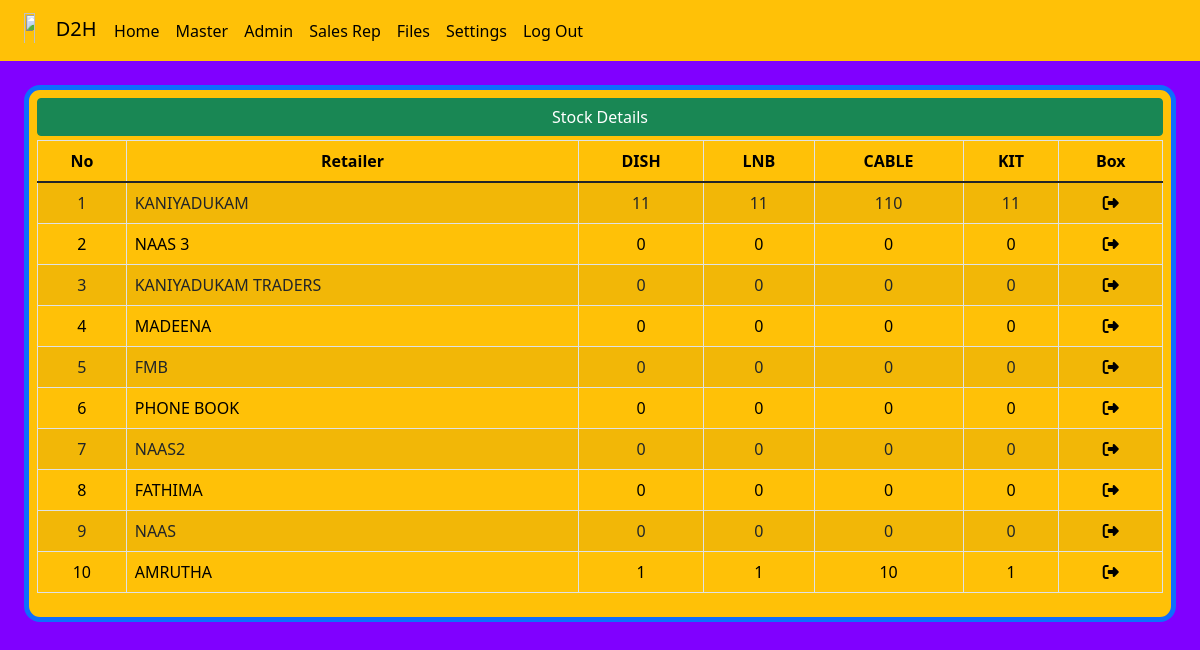
The app's page /stock_view, older data.
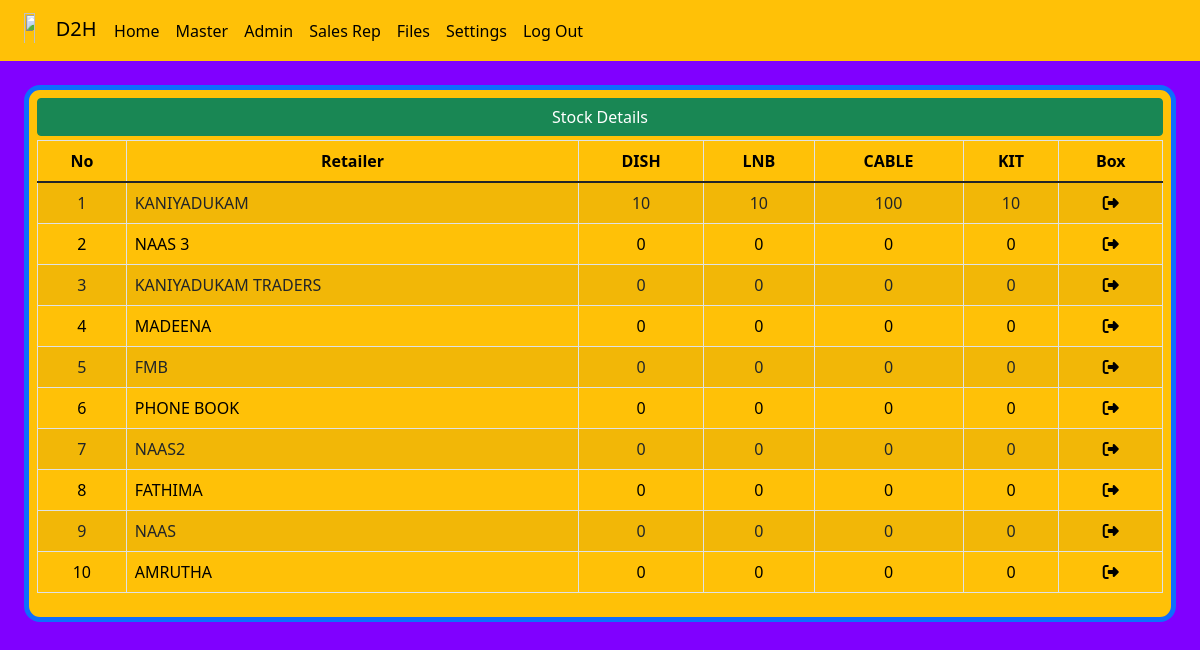
The same page, newer data.
### d2h_manager/models.py (models this page shows, shortened)
class product(models.Model):
    cable = models.PositiveIntegerField(default=0, null=True)
    lnb = models.PositiveIntegerField(default=0, null=True)
    dish = models.PositiveIntegerField(default=0, null=True)
    kit = models.PositiveIntegerField(default=0, null=True)

class to_ret_product(models.Model):
    retailer = models.ForeignKey(retailer_master, on_delete=models.CASCADE)
    cable2=models.PositiveIntegerField(default=0,null=True)
    lnb2=models.PositiveIntegerField(default=0,null=True)
    dish2=models.PositiveIntegerField(default=0,null=True)
    kit2=models.PositiveIntegerField(default=0,null=True)

class retailer_master(models.Model):
    r_name=models.CharField(max_length=50 ,null=True)
    address=models.CharField(max_length=50 ,null=True)
    ph_no=models.CharField(max_length=50 ,null=True)
    def __str__(self):
        return self.r_name

### d2h_manager/views.py (the view)
# urls.py: path('stock_view',views.stock_view,name='stock_view'),
def stock_view(request):
    products = to_ret_product.objects.all()
    products1=product.objects.all()
    return render(request, 'stock_view.html', {'products': products,'products1': products1})

### d2h_manager/templates/stock_view.html
{% extends 'blank_layout.html' %}
{% load static %}
{% block content %}
<div class="container-fluid">
    <div class="row">
        <div class="onlypc1 pt-3 ">
            <div class=" bg-warning p-2 border border-5 rounded-4 border-primary onlypc1 ">
                <div class="">
                    <table id="example" class="table table-striped table-bordered" cellspacing="0" width="100%">
                        <thead>
                            <tr>
                                <th class="text-center">No</th>
                                <th class="text-center">Retailer</th>
                                <th class="text-center">DISH</th>
                                <th class="text-center">LNB</th>
                                <th class="text-center">CABLE</th>
                                <th class="text-center">KIT</th>
                                <th class="text-center">Box</th>
                            </tr>
                        </thead>
                        <tbody>
                            {% for product1 in products1 %}
                            <tr>
                                <td class="text-center">{{ forloop.counter }}</td>
                                <td class="">KANIYADUKAM</td>
                                <td class="text-center">{{product1.dish |upper}}</td>
                                <td class="text-center">{{product1.lnb |upper}}</td>
                                <td class="text-center">{{product1.cable |upper}}</td>
                                <td class="text-center">{{product1.kit |upper}}</td>
                                <td class="text-center"><a href="" style="text-decoration: none; color: rgb(0, 0, 0);">
                                    <i class="fa-solid fa-right-from-bracket"></i></a></td>
                            </tr>
                            {% endfor %}
                            {% for product in products %}
                            <tr>
                                <td class="text-center">{{ forloop.counter0|add:2 }}</td>
                                <td class="">{{product.retailer |upper}}</td>
                                <td class="text-center">{{product.dish2 |upper}}</td>
                                <td class="text-center">{{product.lnb2 |upper}}</td>
                                <td class="text-center">{{product.cable2 |upper}}</td>
                                <td class="text-center">{{product.kit2 |upper}}</td>
                                {% if product.b_name == 0 %}
                                <td class="text-center">0</td>
                                {% else %}
                                <td class="text-center"><a href="{% url 'stock_view_ret' product.id %}" style="text-decoration: none;color: rgb(0, 0, 0);">
                                    <i class="fa-solid fa-right-from-bracket"></i></a></td>
                                {% endif %}
                            </tr>
                            {% endfor %}
                            <div class="d-grid gap-2 pb-1">
                                <button class="btn btn-success" type="button">Stock Details</button>
                            </div>
                </div>
            </div>
        </div>
    </div>
</div>
{% endblock %}

Row changes from the older to the newer data that the page shows:
changed product: dish "11" → "10"; lnb "11" → "10"; cable "110" → "100"; kit "11" → "10"
changed to_ret_product "AMRUTHA": dish2 "1" → "0"; lnb2 "1" → "0"; cable2 "10" → "0"; kit2 "1" → "0"
